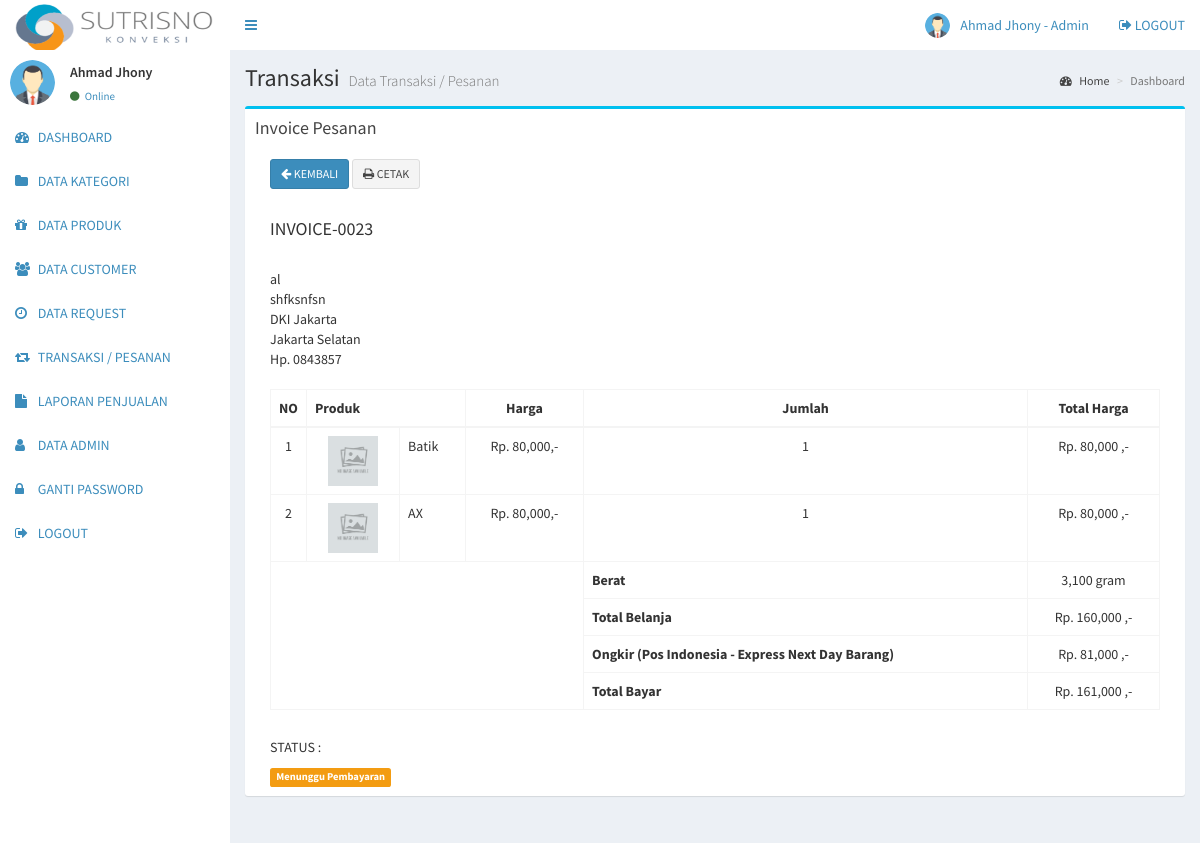
Page /admin/transaksi_invoice.php?id=23 (signed in) on the committed database.
### tables this page shows
CREATE TABLE `invoice` (
  `invoice_id` int NOT NULL,
  `invoice_tanggal` date NOT NULL,
  `invoice_customer` int NOT NULL,
  `invoice_nama` varchar(255) NOT NULL,
  `invoice_hp` varchar(255) NOT NULL,
  `invoice_alamat` text NOT NULL,
  `invoice_provinsi` varchar(255) NOT NULL,
  `invoice_kabupaten` varchar(255) NOT NULL,
  `invoice_kurir` varchar(255) NOT NULL,
  `invoice_berat` int NOT NULL,
  `invoice_ongkir` int NOT NULL,
  `invoice_total_bayar` int NOT NULL,
  `invoice_status` int NOT NULL,
  `invoice_resi` varchar(255) NOT NULL,
  `invoice_bukti` text NOT NULL
);

CREATE TABLE `transaksi` (
  `transaksi_id` int NOT NULL,
  `transaksi_invoice` int NOT NULL,
  `transaksi_request` int DEFAULT NULL,
  `transaksi_produk` int DEFAULT NULL,
  `transaksi_jumlah` int NOT NULL,
  `transaksi_harga` int NOT NULL
);

CREATE TABLE `produk` (
  `produk_id` int NOT NULL,
  `produk_nama` varchar(255) NOT NULL,
  `produk_kategori` int NOT NULL,
  `produk_harga` int NOT NULL,
  `produk_keterangan` text NOT NULL,
  `produk_jumlah` int NOT NULL,
  `produk_berat` int NOT NULL,
  `produk_foto1` varchar(255) DEFAULT NULL,
  `produk_foto2` varchar(255) DEFAULT NULL,
  `produk_foto3` varchar(255) DEFAULT NULL
);

### admin/transaksi_invoice.php (the view)
<?php include 'header.php'; ?>
<div class="content-wrapper">
  <section class="content-header">
    <h1>
      Transaksi
      <small>Data Transaksi / Pesanan</small>
    </h1>
    <ol class="breadcrumb">
      <li><a href="#"><i class="fa fa-dashboard"></i> Home</a></li>
      <li class="active">Dashboard</li>
    </ol>
  </section>
  <section class="content">
    <div class="row">
      <section class="col-lg-12">
        <div class="box box-info">
          <div class="box-header">
            <h3 class="box-title">Invoice Pesanan</h3>
          </div>
          <div class="box-body">
           <?php
           $id_invoice = $_GET['id'];
           $invoice = mysqli_query($koneksi,"select * from invoice where invoice_id='$id_invoice' order by invoice_id desc");
           while($i = mysqli_fetch_array($invoice)){
            ?>
            <div class="col-lg-12">
              <a href="transaksi.php" class="btn btn-primary btn-sm"><i class="fa fa-arrow-left"></i> KEMBALI</a>
              <a href="transaksi_invoice_cetak.php?id=<?php echo $_GET['id'] ?>" target="_blank" class="btn btn-default btn-sm"><i class="fa fa-print"></i> CETAK</a>
              <br/>
              <br/>
              <h4>INVOICE-00<?php echo $i['invoice_id'] ?></h4>
              <br/>
              <?php echo $i['invoice_nama']; ?><br/>
              <?php echo $i['invoice_alamat']; ?><br/>
              <?php echo $i['invoice_provinsi']; ?><br/>
              <?php echo $i['invoice_kabupaten']; ?><br/>
              Hp. <?php echo $i['invoice_hp']; ?><br/>
              <br/>
              <div class="table-responsive">
                <table class="table table-bordered">
                  <thead>
                    <tr>
                      <th class="text-center" width="1%">NO</th>
                      <th colspan="2">Produk</th>
                      <th class="text-center">Harga</th>
                      <th class="text-center">Jumlah</th>
                      <th class="text-center">Total Harga</th>
                    </tr>
                  </thead>
                  <tbody>
                    <?php
                    $no = 1;
                    $total = 0;
                    $transaksi = mysqli_query($koneksi,"select * from transaksi,produk where transaksi_produk=produk_id and transaksi_invoice='$id_invoice'");
                    while($d=mysqli_fetch_array($transaksi)){
                      $total += $d['transaksi_harga'];
                      ?>
                      <tr>
                        <td class="text-center"><?php echo $no++; ?></td>
                        <td>
                          <center>
                            <?php if($d['produk_foto1'] == ""){ ?>
                              <img src="../gambar/sistem/produk.png" style="width: 50px;height: auto">
                            <?php }else{ ?>
                              <img src="../gambar/produk/<?php echo $d['produk_foto1'] ?>" style="width: 50px;height: auto">
                            <?php } ?>
                          </center>
                        </td>
                        <td><?php echo $d['produk_nama']; ?></td>
                        <td class="text-center"><?php echo "Rp. ".number_format($d['transaksi_harga']).",-"; ?></td>
                        <td class="text-center"><?php echo number_format($d['transaksi_jumlah']); ?></td>
                        <td class="text-center"><?php echo "Rp. ".number_format($d['transaksi_jumlah'] * $d['transaksi_harga'])." ,-"; ?></td>
                      </tr>
                      <?php
                    }
                    ?>
                  </tbody>
                  <tfoot>
                    <tr>
                      <td colspan="4" style="border: none"></td>
                      <th>Berat</th>
                      <td class="text-center"><?php echo number_format($i['invoice_berat']); ?> gram</td>
                    </tr>
                    <tr>
                      <td colspan="4" style="border: none"></td>
                      <th>Total Belanja</th>
                      <td class="text-center"><?php echo "Rp. ".number_format($total)." ,-"; ?></td>
                    </tr>
                    <tr>
                      <td colspan="4" style="border: none"></td>
                      <th>Ongkir (<?php echo $i['invoice_kurir'] ?>)</th>
                      <td class="text-center"><?php echo "Rp. ".number_format($i['invoice_ongkir'])." ,-"; ?></td>
                    </tr>
                    <tr>
                      <td colspan="4" style="border: none"></td>
                      <th>Total Bayar</th>
                      <td class="text-center"><?php echo "Rp. ".number_format($i['invoice_total_bayar'])." ,-"; ?></td>
                    </tr>
                  </tfoot>
                </table>
              </div>
              <h5>STATUS :</h5>
              <?php
              if($i['invoice_status'] == 0){
                echo "<span class='label label-warning'>Menunggu Pembayaran</span>";
              }elseif($i['invoice_status'] == 1){
                echo "<span class='label label-default'>Menunggu Konfirmasi</span>";
              }elseif($i['invoice_status'] == 2){
                echo "<span class='label label-danger'>Ditolak</span>";
              }elseif($i['invoice_status'] == 3){
                echo "<span class='label label-primary'>Dikonfirmasi & Sedang Diproses</span>";
              }elseif($i['invoice_status'] == 4){
                echo "<span class='label label-warning'>Dikirim</span>";
              }elseif($i['invoice_status'] == 5){
                echo "<span class='label label-success'>Selesai</span>";
              }
              ?>
            </div>
            <?php
          }
          ?>
        </div>
      </div>
    </section>
  </div>
</section>
</div>
<?php include 'footer.php'; ?>

### admin/header.php (shortened to what this page needs)
<!DOCTYPE html>
<html>
<head>
  <link rel="stylesheet" href="../assets/bower_components/bootstrap/dist/css/bootstrap.min.css">
  <link rel="stylesheet" href="../assets/bower_components/font-awesome/css/font-awesome.min.css">
  <link rel="stylesheet" href="../assets/bower_components/Ionicons/css/ionicons.min.css">
  <link rel="stylesheet" href="../assets/dist/css/AdminLTE.min.css">
  <link rel="stylesheet" href="../assets/bower_components/datatables.net-bs/css/dataTables.bootstrap.min.css">
  <link rel="stylesheet" href="../assets/dist/css/skins/_all-skins.min.css">
  <link rel="stylesheet" href="../assets/bower_components/morris.js/morris.css">
  <link rel="stylesheet" href="../assets/bower_components/jvectormap/jquery-jvectormap.css">
  <link rel="stylesheet" href="../assets/bower_components/bootstrap-datepicker/dist/css/bootstrap-datepicker.min.css">
  <link rel="stylesheet" href="../assets/bower_components/bootstrap-daterangepicker/daterangepicker.css">
  <link rel="stylesheet" href="../assets/plugins/bootstrap-wysihtml5/bootstrap3-wysihtml5.min.css">
  <?php
  include '../koneksi.php';
  ?>
</head>
<body class="hold-transition  sidebar-mini">
  <div class="wrapper">
    <header class="main-header">
      <a href="index.php" class="logo">
        <img src="../frontend/img/logokonveksi.png" width="200" height="50" alt="">
      </a>
      <nav class="navbar navbar-static-top">
        <a href="#" class="sidebar-toggle" data-toggle="push-menu" role="button">
        </a>
        <div class="navbar-custom-menu">
          <ul class="nav navbar-nav">
            <li class="dropdown user user-menu">
              <a href="#" class="dropdown-toggle" data-toggle="dropdown">
                <?php
                $id_admin = $_SESSION['id'];
                $profil = mysqli_query($koneksi,"select * from admin where admin_id='$id_admin'");
                $profil = mysqli_fetch_assoc($profil);
                if($profil['admin_foto'] == ""){
                  ?>
                  <img src="../gambar/sistem/user.png" class="user-image">
                <?php }else{ ?>
                  <img src="../gambar/user/<?php echo $profil['admin_foto'] ?>" class="user-image">
                <?php } ?>
                <span class="hidden-xs"><?php echo $_SESSION['nama']; ?> - Admin</span>
              </a>
            </li>
            <li>
              <a href="logout.php"><i class="fa fa-sign-out"></i> LOGOUT</a>
            </li>
          </ul>
        </div>
      </nav>
    </header>
    <aside class="main-sidebar">
      <section class="sidebar">
        <div class="user-panel">
          <div class="pull-left image">
            <?php
            $id = $_SESSION['id'];
            $profil = mysqli_query($koneksi,"select * from admin where admin_id='$id'");
            $profil = mysqli_fetch_assoc($profil);
            if($profil['admin_foto'] == ""){
              ?>
              <img src="../gambar/sistem/user.png" class="img-circle">
            <?php }else{ ?>
              <img src="../gambar/user/<?php echo $profil['admin_foto'] ?>" class="img-circle" style="max-height:45px">
            <?php } ?>
          </div>
          <div class="pull-left info">
            <p><?php echo $_SESSION['nama']; ?></p>
            <a href="#"><i class="fa fa-circle text-success"></i> Online</a>
          </div>
        </div>
        <ul class="sidebar-menu" data-widget="tree">
          <li>
            <a href="index.php">
              <i class="fa fa-dashboard"></i> <span>DASHBOARD</span>
            </a>
          </li>
          <li>
            <a href="kategori.php">
              <i class="fa fa-folder"></i> <span>DATA KATEGORI</span>
            </a>
          </li>
          <li>
            <a href="produk.php">
              <i class="fa fa-gift"></i> <span>DATA PRODUK</span>
            </a>
          </li>
          <li>
            <a href="customer.php">
              <i class="fa fa-users"></i> <span>DATA CUSTOMER</span>
            </a>
          </li>
          <li>
            <a href="request.php">
              <i class="fa fa-clock-o"></i> <span>DATA REQUEST</span>
            </a>
          </li>
           <li>
            <a href="transaksi.php">
              <i class="fa fa-retweet"></i> <span>TRANSAKSI / PESANAN</span>
            </a>
          </li>
          <li>
            <a href="laporan.php">
              <i class="fa fa-file"></i> <span>LAPORAN PENJUALAN</span>
            </a>
          </li>
          <li>
            <a href="admin.php">
              <i class="fa fa-user"></i> <span>DATA ADMIN</span>
            </a>
          </li>
          <li>
            <a href="gantipassword.php">
              <i class="fa fa-lock"></i> <span>GANTI PASSWORD</span>
            </a>
          </li>
          <li>
            <a href="logout.php">
              <i class="fa fa-sign-out"></i> <span>LOGOUT</span>
            </a>
          </li>
        </ul>
      </section>
    </aside>

### rows in the picture
invoice: invoice_id "23", invoice_nama "al", invoice_alamat "shfksnfsn", invoice_provinsi "DKI Jakarta", invoice_kabupaten "Jakarta Selatan", invoice_hp "0843857", invoice_berat "3,100", total "160,000", invoice_kurir "Pos Indonesia - Express Next Day Barang", invoice_ongkir "81,000", invoice_total_bayar "161,000", invoice_status "Menunggu Pembayaran"
transaksi: produk.produk_nama "Batik", transaksi_harga "80,000", transaksi_jumlah "1", $d['transaksi_jumlah'] * $d['transaksi_harga'] "80,000"
transaksi: produk.produk_nama "AX", transaksi_harga "80,000", transaksi_jumlah "1", $d['transaksi_jumlah'] * $d['transaksi_harga'] "80,000"

### other values in the picture
$_SESSION['nama'] "Ahmad Jhony"
